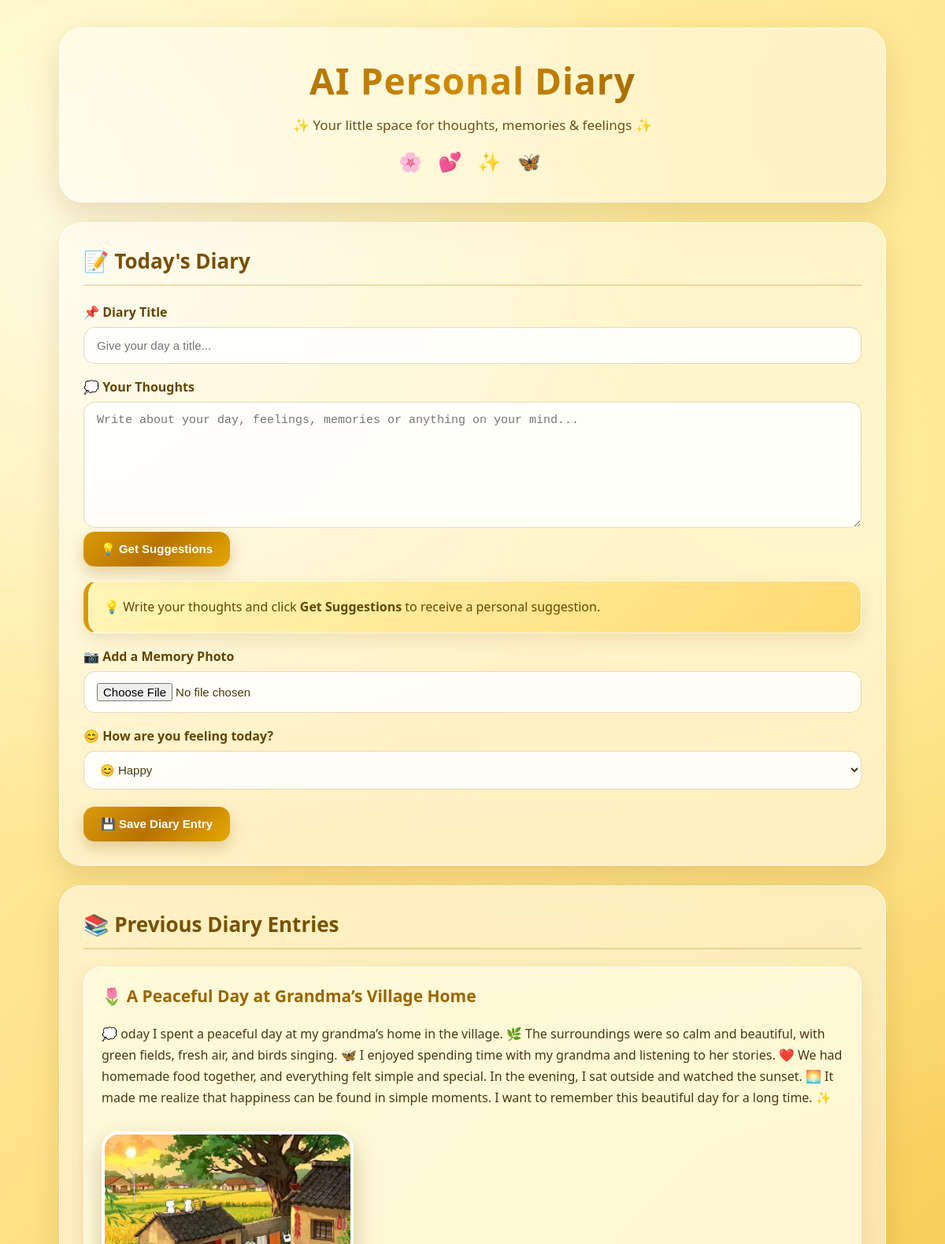
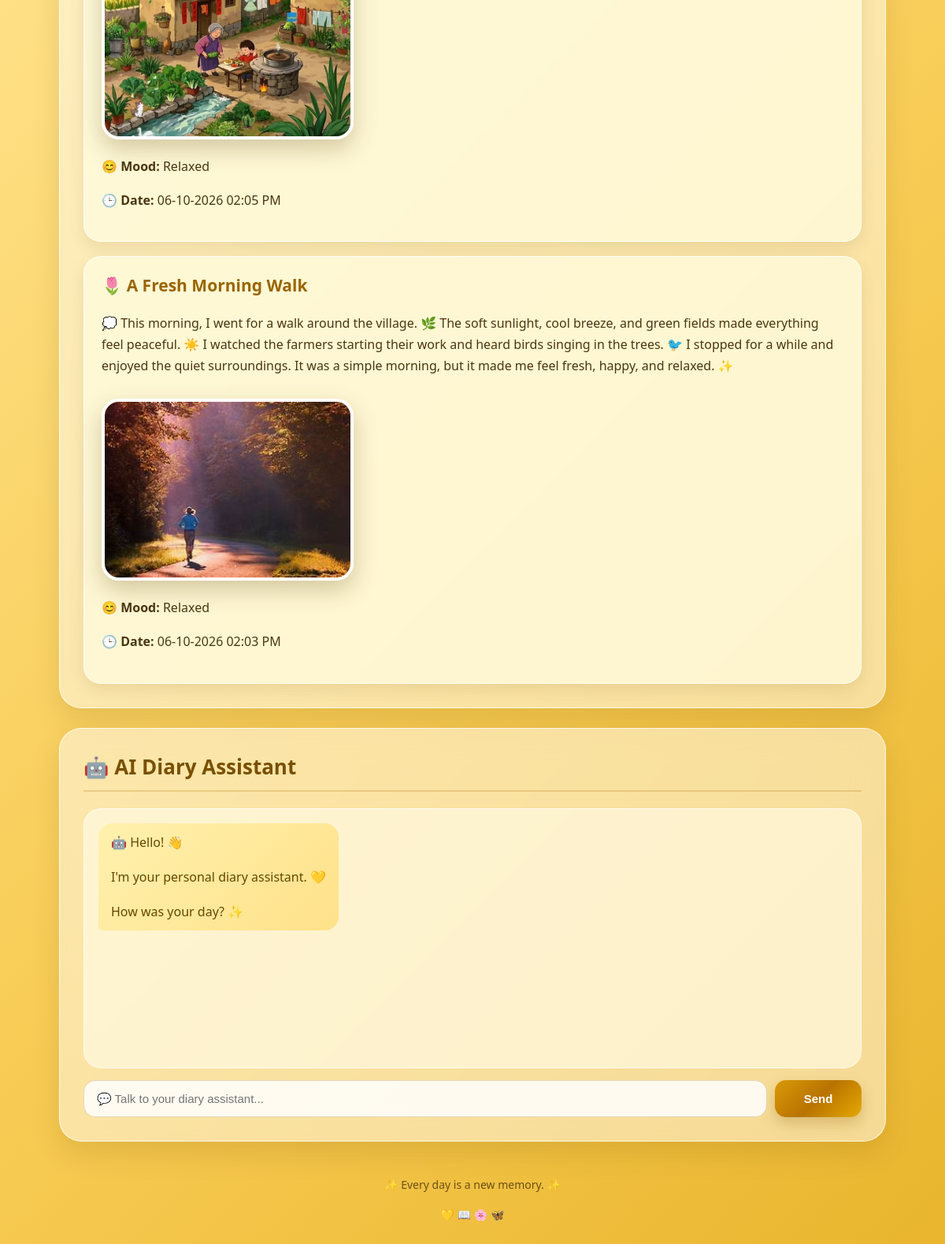
The page / on the database its author committed (2 pictures, top to bottom).
### tables this page shows
CREATE TABLE diary (
            id INTEGER PRIMARY KEY AUTOINCREMENT,
            title TEXT NOT NULL,
            content TEXT NOT NULL,
            mood TEXT NOT NULL,
            date TEXT NOT NULL
        , photo TEXT);

### app.py (the view)
@app.route("/")
def home():
    entries = get_entries()
    return render_template(
        "index.html",
        entries=entries
    )

### app.py (called while the page is built)
def get_entries():
    conn = sqlite3.connect(DATABASE)
    conn.row_factory = sqlite3.Row
    cursor = conn.cursor()
    cursor.execute("""
        SELECT *
        FROM diary
        ORDER BY id DESC
    """)
    entries = cursor.fetchall()
    conn.close()
    return entries

### templates/index.html (shortened to what this page needs)
<!DOCTYPE html>
<html lang="en">
<head>
</head>
<body>
<div class="container">
    <div class="header">
        <h1>
        </h1>
        <p class="subtitle">
            ✨ Your little space for thoughts, memories & feelings ✨
        </p>
        <div class="header-emojis">
            🌸 💕 ✨ 🦋
        </div>
    </div>
    <div class="card">
        <h2>
            📝 Today's Diary
        </h2>
        <form
            action="/save"
            method="POST"
            enctype="multipart/form-data"
        >
            <label>
                📌 Diary Title
            </label>
            <input
                type="text"
                name="title"
                placeholder="Give your day a title..."
                required
            >
            <label>
                💭 Your Thoughts
            </label>
            <textarea
                name="content"
                id="thoughts"
                placeholder="Write about your day, feelings, memories or anything on your mind..."
                required
            ></textarea>
            <button
                type="button"
                onclick="getSuggestion()"
            >
                💡 Get Suggestions
            </button>
            <div id="suggestionBox">
                💡 Write your thoughts and click
                <b>Get Suggestions</b>
                to receive a personal suggestion.
            </div>
            <label>
                📷 Add a Memory Photo
            </label>
            <input
                type="file"
                name="photo"
                accept="image/*"
                onchange="previewImage(event)"
            >
            <label>
                😊 How are you feeling today?
            </label>
            <select name="mood">
                <option value="Happy">
                    😊 Happy
                </option>
            </select>
            <br><br>
            <button type="submit">
                💾 Save Diary Entry
            </button>
        </form>
    </div>
    <div class="card">
        <h2>
            📚 Previous Diary Entries
        </h2>
        {% if entries %}
            {% for entry in entries %}
                <div class="entry">
                    <h3>
                        🌷 {{ entry["title"] }}
                    </h3>
                    <p>
                        💭 {{ entry["content"] }}
                    </p>
                    {% if entry["photo"] %}
                        <img
                            src="{{ url_for('static', filename='uploads/' + entry['photo']) }}"
                            class="diary-photo"
                            alt="Diary photo"
                        >
                    {% endif %}
                    <p>
                        😊
                        <strong>Mood:</strong>
                        {{ entry["mood"] }}
                    </p>
                    <p>
                        🕒
                        <strong>Date:</strong>
                        {{ entry["date"] }}
                    </p>
                </div>
            {% endfor %}
        {% else %}
            <p>
                🌸 No diary entries yet.
                Start creating your first beautiful memory! 💕
            </p>
        {% endif %}
    </div>
    <div class="card">
        <h2>
            🤖 AI Diary Assistant
        </h2>
        <div
            class="chat-box"
            id="chatBox"
        >
            <div class="bot">
                🤖 Hello! 👋
                <br><br>
                I'm your personal diary assistant. 💛
                <br><br>
                How was your day? ✨
            </div>
        </div>
        <form
            class="chat-form"
            onsubmit="sendMessage(event)"
        >
            <input
                type="text"
                id="message"
                placeholder="💬 Talk to your diary assistant..."
                required
            >
            <button type="submit">
                Send
            </button>
        </form>
    </div>
    <div class="footer">
        ✨ Every day is a new memory. ✨
        <br><br>
        💛 📖 🌸 🦋
    </div>
</div>
</body>
</html>

### templates/index.html (style rules this page uses)
* { box-sizing: border-box; }
body { margin: 0; font-family: "Segoe UI", Arial, sans-serif; min-height: 100vh; background: radial-gradient( circle at 10% 10%, rgba(255,255,255,0.65), transparent 25% ), radial-gradient( circle at 90% 20%, rgba(255,245,170,0.65), transparent 30% ), linear-gradient( 135deg, #fff6b0, #ffe28a, #f8cc55, #e9b52d ); color: #4a3710; }
.container { width: 92%; max-width: 1050px; margin: 35px auto; }
.header { text-align: center; padding: 35px 25px; margin-bottom: 25px; background: rgba(255,255,255,0.45); backdrop-filter: blur(18px); -webkit-backdrop-filter: blur(18px); border: 1px solid rgba(255,255,255,0.75); border-radius: 30px; box-shadow: 0 15px 40px rgba(120,85,10,0.18); }
.header h1 { margin: 0; font-size: 46px; font-weight: 800; letter-spacing: 1px; background: linear-gradient( 90deg, #8c5a00, #d28b00, #704400 ); -webkit-background-clip: text; background-clip: text; color: transparent; }
.subtitle { font-size: 17px; color: #6b5018; margin-top: 14px; }
.header-emojis { font-size: 24px; margin-top: 18px; letter-spacing: 7px; }
.card { background: rgba(255,255,255,0.48); backdrop-filter: blur(18px); -webkit-backdrop-filter: blur(18px); border: 1px solid rgba(255,255,255,0.75); padding: 30px; margin-bottom: 25px; border-radius: 28px; box-shadow: 0 15px 35px rgba(110,75,5,0.15); transition: 0.3s ease; }
h2 { margin-top: 0; font-size: 26px; color: #795000; border-bottom: 2px solid rgba(180,125,20,0.25); padding-bottom: 12px; }
label { display: block; margin-top: 18px; margin-bottom: 8px; font-weight: 700; color: #634400; }
input, textarea, select { width: 100%; padding: 14px 16px; border: 1px solid rgba(150,105,10,0.25); border-radius: 15px; background: rgba(255,255,255,0.85); color: #4a3710; font-size: 15px; outline: none; transition: 0.25s; }
textarea { height: 160px; resize: vertical; }
button { border: none; padding: 13px 22px; border-radius: 14px; color: white; font-size: 15px; font-weight: 700; cursor: pointer; background: linear-gradient( 135deg, #d99a08, #b87300, #e5a900 ); box-shadow: 0 8px 18px rgba(130,85,0,0.25); transition: 0.25s; }
#suggestionBox { margin-top: 18px; padding: 20px; border-radius: 18px; background: linear-gradient( 135deg, #fff6b8, #ffda70 ); border: 1px solid rgba(255,255,255,0.8); border-left: 6px solid #d99a08; box-shadow: 0 8px 20px rgba(120,80,0,0.12); color: #634700; line-height: 1.6; }
.diary-photo { width: 320px; max-width: 100%; max-height: 320px; object-fit: cover; margin-top: 12px; border-radius: 22px; border: 4px solid white; box-shadow: 0 12px 30px rgba(80,55,0,0.25); }
.entry { padding: 22px; margin-top: 18px; border-radius: 22px; background: rgba(255,252,224,0.75); border: 1px solid rgba(255,255,255,0.8); box-shadow: 0 8px 20px rgba(80,55,0,0.10); }
.entry h3 { color: #9a6500; margin-top: 0; font-size: 21px; }
.entry p { line-height: 1.7; }
.chat-box { height: 330px; overflow-y: auto; padding: 18px; border-radius: 22px; background: rgba(255,252,230,0.65); border: 1px solid rgba(255,255,255,0.75); margin-bottom: 15px; }
.bot { background: linear-gradient( 135deg, #fff1ad, #ffe18a ); color: #664800; padding: 13px 16px; border-radius: 18px 18px 18px 5px; margin-bottom: 12px; width: fit-content; max-width: 80%; }
.chat-form { display: flex; gap: 10px; }
.chat-form input { flex: 1; }
.chat-form button { width: 110px; }
.footer { text-align: center; padding: 20px; color: #6b5018; font-size: 14px; }

### rows shown on the page
diary: title "A Peaceful Day at Grandma’s Village Home", content "oday I spent a peaceful day at my grandma’s home in the village. 🌿 The surroundings were so calm and beautiful, with green fields, fresh air, and birds singing. 🦋 I enjoyed spending time with my grandma and listening to her stories. ❤️ We had homemade food together, and everything felt simple and special. In the evening, I sat outside and watched the sunset. 🌅 It made me realize that happiness can be found in simple moments. I want to remember this beautiful day for a long time. ✨", photo (picture), mood "Relaxed", date "06-10-2026 02:05 PM"
diary: title "A Fresh Morning Walk", content "This morning, I went for a walk around the village. 🌿 The soft sunlight, cool breeze, and green fields made everything feel peaceful. ☀️ I watched the farmers starting their work and heard birds singing in the trees. 🐦 I stopped for a while and enjoyed the quiet surroundings. It was a simple morning, but it made me feel fresh, happy, and relaxed. ✨", photo (picture), mood "Relaxed", date "06-10-2026 02:03 PM"
